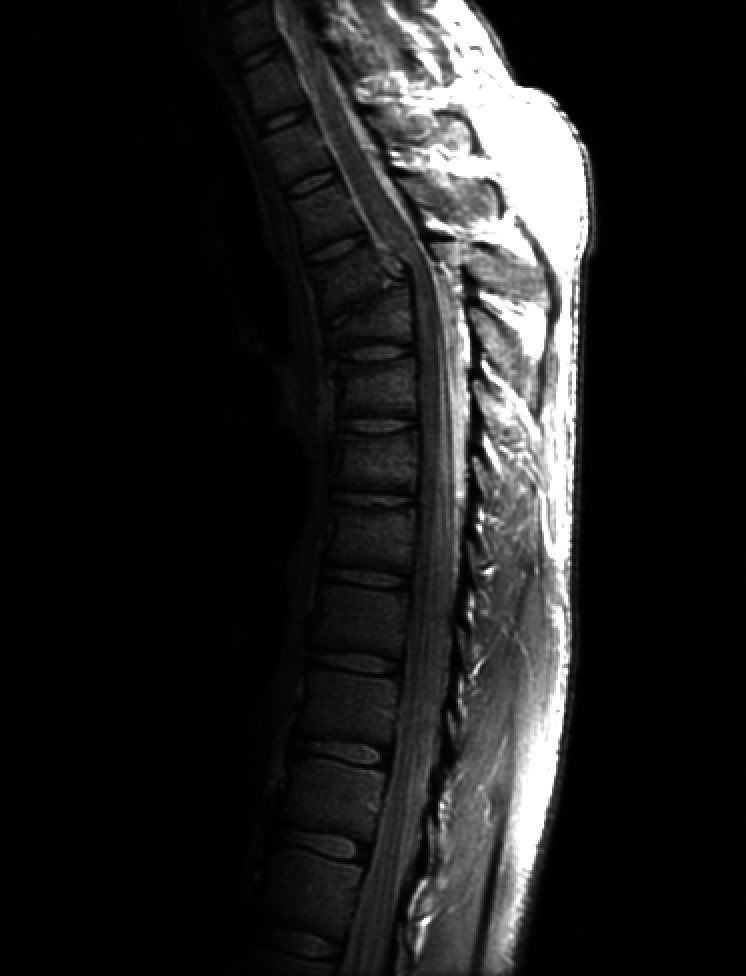
%> input picture 实验图片/Fig0308(a)(fractured_spine).jpg, 746 x 976 px
$ octave proj03_01_intensity.m   (GNU Octave 9; MATLAB toolbox functions it lacks are replaced by stand-ins)
%> lines starting %> are read from the running program, lines starting %| are printed output that depends on the picture
%% ============================================================
%  Project 03-01  灰度变换增强（Fig 3.8(a) fractured_spine 骨折脊椎）
%  使用前：当前目录 = 实验根目录，已 addpath('代码')
%% ============================================================
clear; close all; clc;

f = imread(fullfile('实验图片', 'Fig0308(a)(fractured_spine).jpg'));
%> f is the input picture: size 976x746x3 uint8; min 0, max 255, mean 32.6
if size(f,3) == 3, f = rgb2gray(f); end
r = im2double(f);

%% (a) 对数变换  s = c*log(1+r)
c = 1;
s_log = c * log(1 + r);
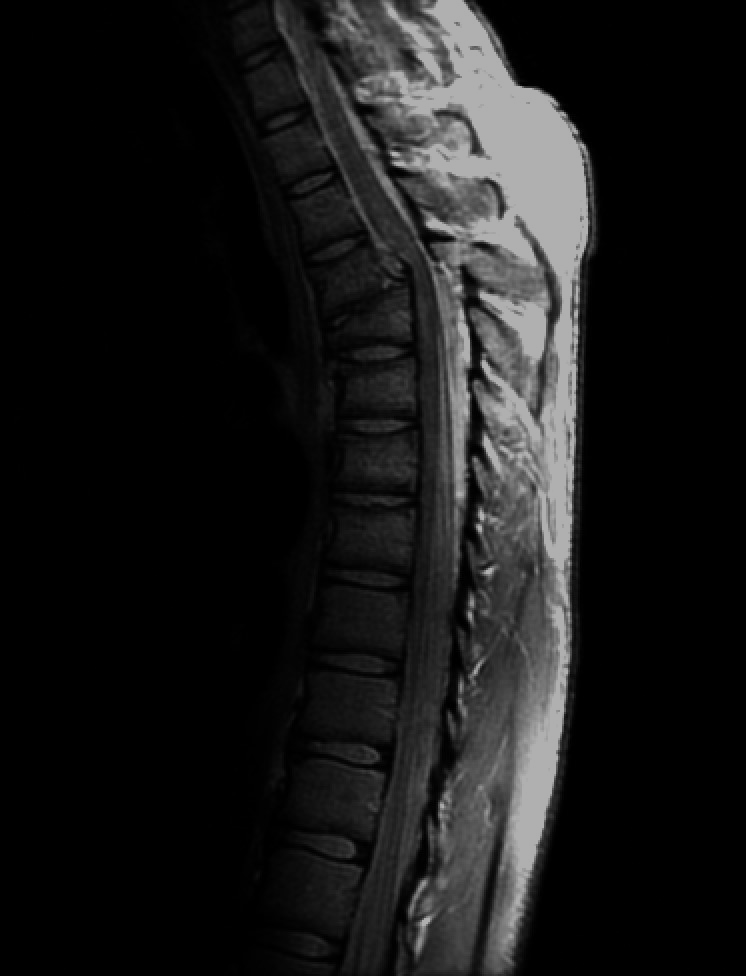
%> s_log: size 976x746 double; min 0, max 0.693, mean 0.101

%% (b) 幂律(伽马)变换  s = c*r^gamma
gammas = [0.2 0.4 0.6 0.8];      % gamma<1 增强暗部
cg = 1;

figure('Name','P03-01 结果图');
subplot(2,3,1); imshow(r,[]);      title('原图');
subplot(2,3,2); imshow(s_log,[]);  title(sprintf('对数变换 c=%.1f', c));
for k = 1:numel(gammas)
    s = cg * r.^gammas(k);
    subplot(2,3,k+2); imshow(s,[]);
    title(sprintf('\\gamma=%.1f', gammas(k)));
end
%> this loop made 4 passes
%> pass 1, `s = cg * r.^gammas(k);`:
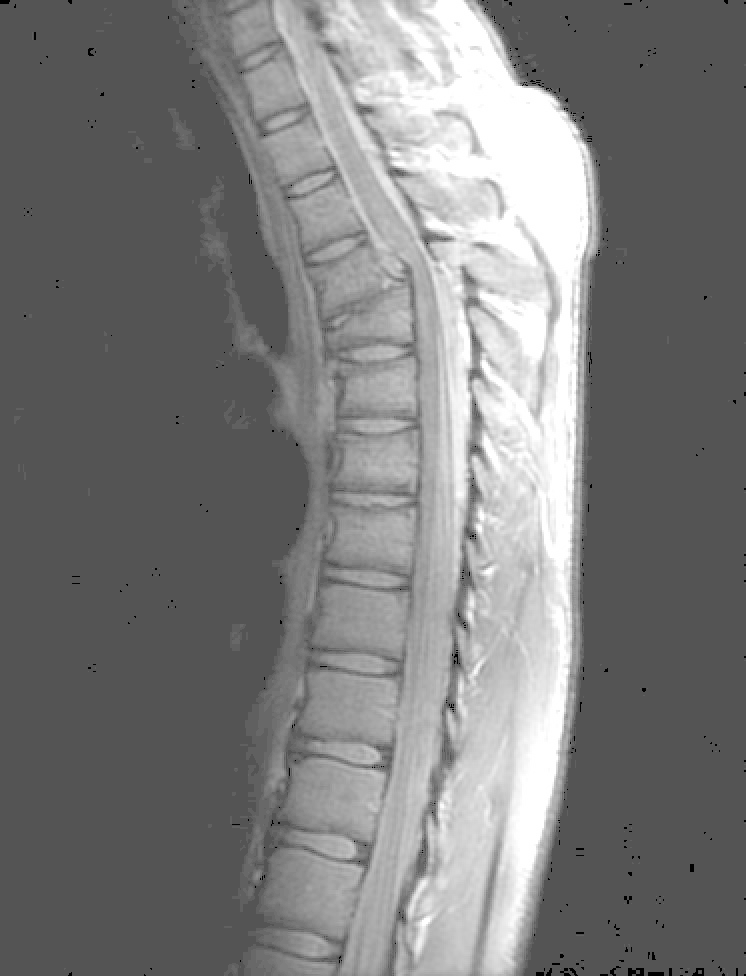
%> s: size 976x746 double; min 0, max 1, mean 0.487
%> pass 2, `s = cg * r.^gammas(k);`:
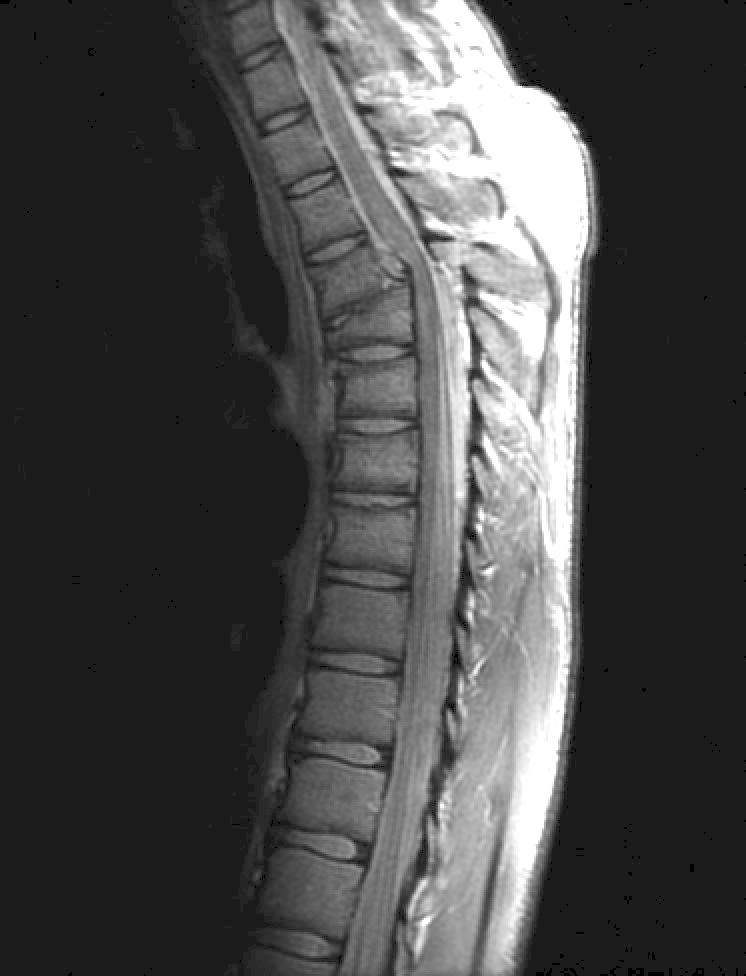
%> s: size 976x746 double; min 0, max 1, mean 0.285
%> pass 3, `s = cg * r.^gammas(k);`:
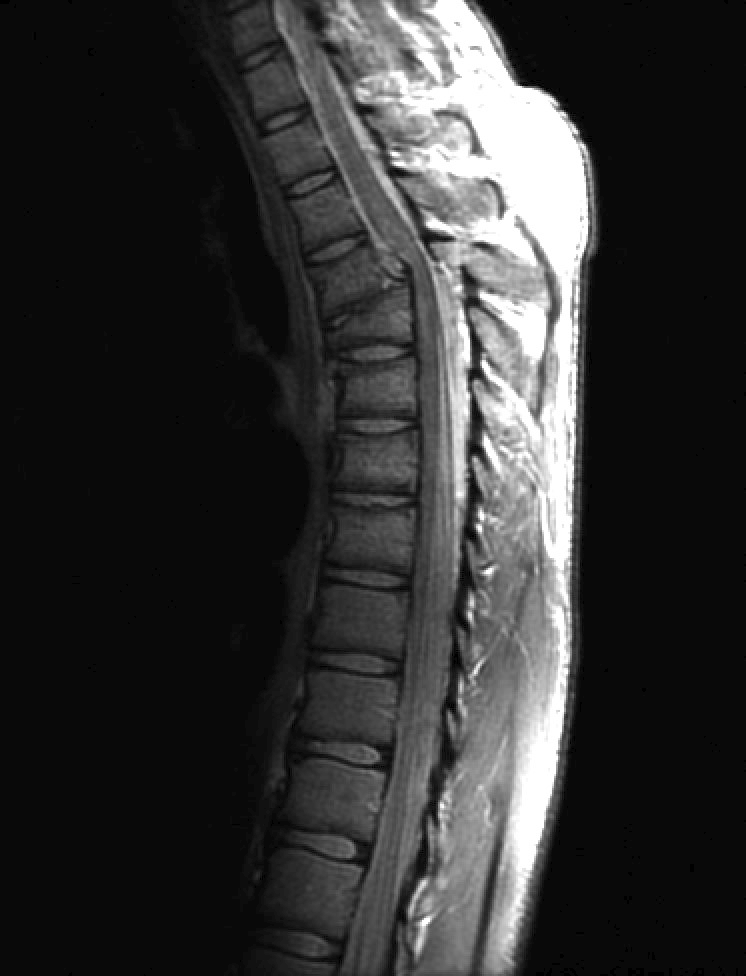
%> s: size 976x746 double; min 0, max 1, mean 0.197
%> after the loop:
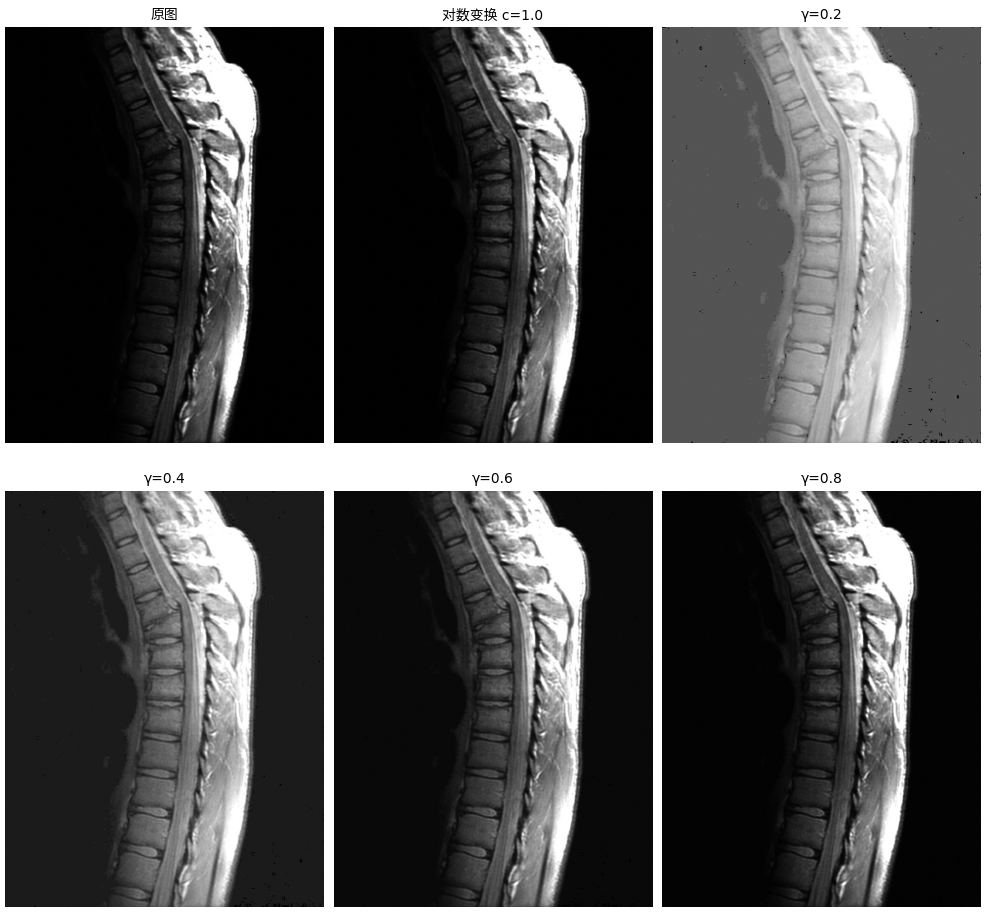
%> figure redrawn from the program's plot data, 6 panels
% [截图 1] 整幅结果拼图（选出你认为视觉效果最好的一组参数）

figure('Name','P03-01 变换函数曲线');
rr = linspace(0,1,256)';
plot(rr, c*log(1+rr), 'LineWidth', 1.5); hold on;
for k = 1:numel(gammas)
    plot(rr, cg*rr.^gammas(k), 'LineWidth', 1.2);
end
plot(rr, rr, 'k--');
legend([{'对数'}, arrayfun(@(g)sprintf('\\gamma=%.1f',g), gammas, 'UniformOutput',false), {'恒等'}]);
grid on; xlabel('输入灰度 r'); ylabel('输出灰度 s'); title('灰度变换函数曲线');
%> after `title('灰度变换函数曲线')`:
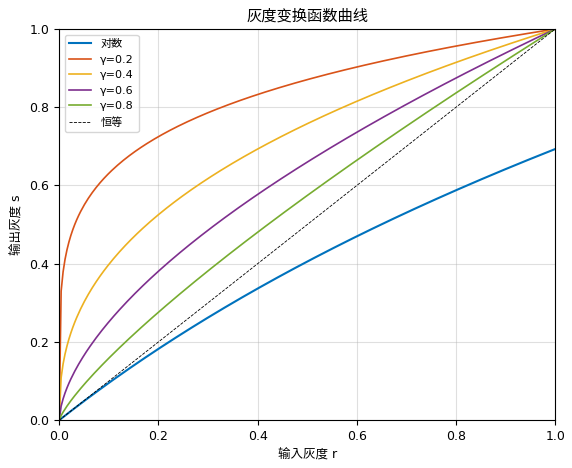
%> figure redrawn from the program's plot data; curve peaks at x = 1, y = 0.693; curve peaks at x = 1, y = 1
% [截图 2] 变换函数曲线（报告技术讨论部分引用）

%% 参数细调：选定区间内再试几组，确定"最佳视觉"参数
% 例：gamma 在 0.3~0.7 之间细调，报告要说明你的选择理由
figure('Name','P03-01 细调');
for k = 1:4
    gm = 0.3 + 0.1*k;
    subplot(1,4,k); imshow(r.^gm, []); title(sprintf('\\gamma=%.1f', gm));
end
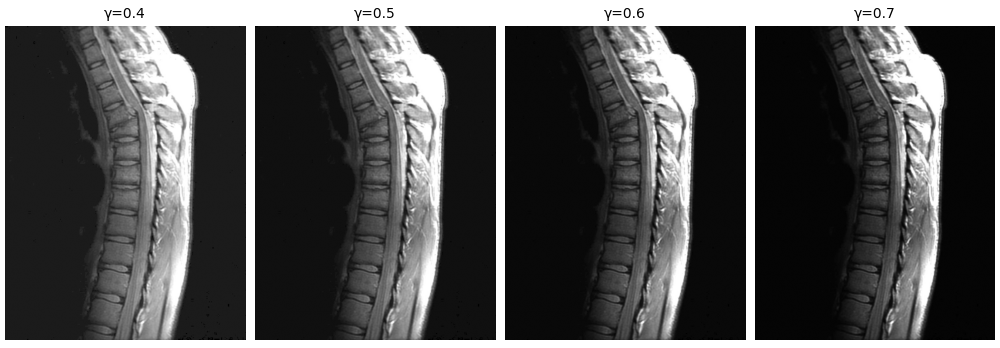
%> figure redrawn from the program's plot data, 4 panels
% [截图 3] 细调对比图
